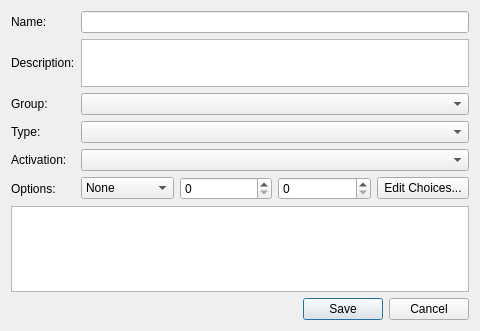
<?xml version="1.0" encoding="UTF-8"?>
<ui version="4.0">
 <class>GameCheatCodeEditorDialog</class>
 <widget class="QDialog" name="GameCheatCodeEditorDialog">
  <property name="geometry">
   <rect>
    <x>0</x>
    <y>0</y>
    <width>480</width>
    <height>331</height>
   </rect>
  </property>
  <property name="windowTitle">
   <string>Cheat Code Editor</string>
  </property>
  <property name="modal">
   <bool>true</bool>
  </property>
  <layout class="QGridLayout" name="gridLayout">
   <item row="0" column="0">
    <widget class="QLabel" name="nameLabel">
     <property name="text">
      <string>Name:</string>
     </property>
    </widget>
   </item>
   <item row="0" column="1">
    <widget class="QLineEdit" name="name"/>
   </item>
   <item row="1" column="0">
    <widget class="QLabel" name="descriptionLabel">
     <property name="text">
      <string>Description:</string>
     </property>
    </widget>
   </item>
   <item row="1" column="1">
    <widget class="QPlainTextEdit" name="description">
     <property name="maximumSize">
      <size>
       <width>16777215</width>
       <height>48</height>
      </size>
     </property>
    </widget>
   </item>
   <item row="2" column="0">
    <widget class="QLabel" name="groupLabel">
     <property name="text">
      <string>Group:</string>
     </property>
    </widget>
   </item>
   <item row="2" column="1">
    <widget class="QComboBox" name="group"/>
   </item>
   <item row="3" column="0">
    <widget class="QLabel" name="typeLabel">
     <property name="text">
      <string>Type:</string>
     </property>
    </widget>
   </item>
   <item row="3" column="1">
    <widget class="QComboBox" name="type"/>
   </item>
   <item row="4" column="0">
    <widget class="QLabel" name="activationLabel">
     <property name="text">
      <string>Activation:</string>
     </property>
    </widget>
   </item>
   <item row="4" column="1">
    <widget class="QComboBox" name="activation"/>
   </item>
   <item row="5" column="0">
    <widget class="QLabel" name="label">
     <property name="text">
      <string>Options:</string>
     </property>
    </widget>
   </item>
   <item row="5" column="1">
    <layout class="QHBoxLayout" name="horizontalLayout">
     <item>
      <widget class="QComboBox" name="optionsType">
       <item>
        <property name="text">
         <string>None</string>
        </property>
       </item>
       <item>
        <property name="text">
         <string>Choice</string>
        </property>
       </item>
       <item>
        <property name="text">
         <string>Range</string>
        </property>
       </item>
      </widget>
     </item>
     <item>
      <widget class="QSpinBox" name="rangeMin">
       <property name="maximum">
        <number>65535</number>
       </property>
      </widget>
     </item>
     <item>
      <widget class="QSpinBox" name="rangeMax">
       <property name="maximum">
        <number>65535</number>
       </property>
      </widget>
     </item>
     <item>
      <widget class="QPushButton" name="editChoice">
       <property name="text">
        <string>Edit Choices...</string>
       </property>
      </widget>
     </item>
    </layout>
   </item>
   <item row="6" column="0" colspan="2">
    <widget class="QPlainTextEdit" name="instructions"/>
   </item>
   <item row="7" column="0" colspan="2">
    <widget class="QDialogButtonBox" name="buttonBox">
     <property name="standardButtons">
      <set>QDialogButtonBox::StandardButton::Cancel|QDialogButtonBox::StandardButton::Save</set>
     </property>
    </widget>
   </item>
  </layout>
 </widget>
 <resources/>
 <connections/>
</ui>
